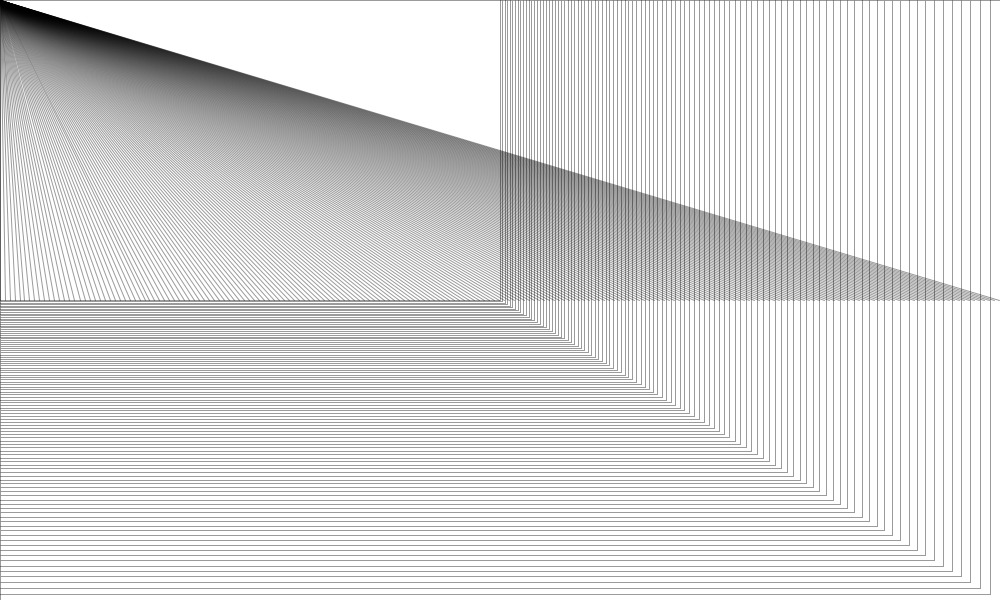
Frame 1 (no input)
Frame 60 (the mouse pressed at the canvas centre just before this capture): identical to frame 1, image omitted
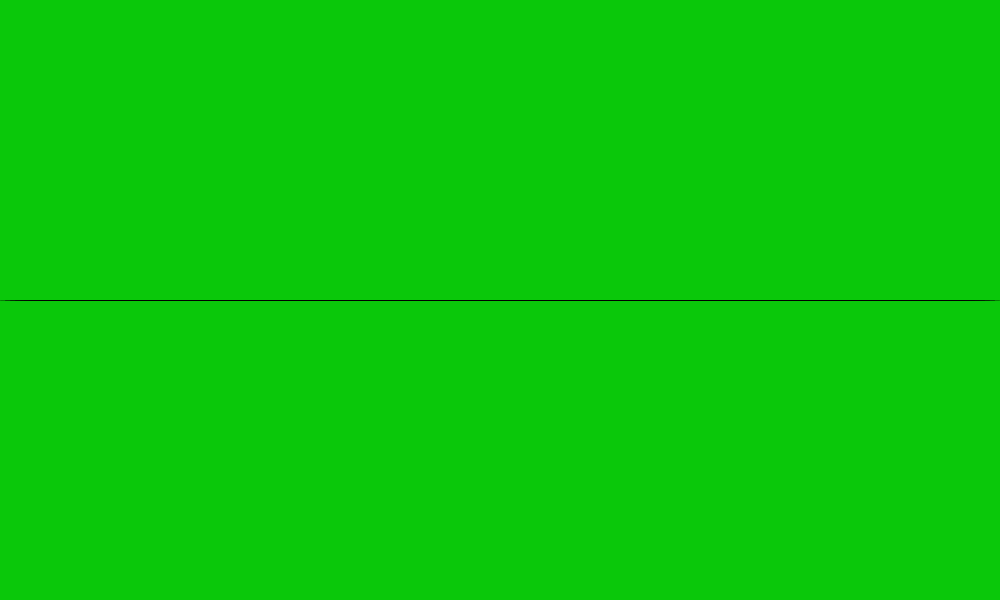
Frame 120 (the mouse held since frame 60 and released just before this capture)

The Processing sketch that drew these frames (run headless with seeded random() and noise(); from frame 60 on, the mouse is pressed at the canvas centre):

// Processing sketch: sketch_200324a_graphicShift
// ── sketch_200324a_graphicShift.pde


void setup() {
  size(1000, 600);
}

void draw() {

   background(10, 200, 10);

      if(mouseY < height/4) { //first quarter
        fill(255);
    background(150, 100, 0);
      for (float i = 0; i < 2; i += 0.01) {
    float rectX = mouseX;
    float rectY = mouseY;
    //rotate(frameCount * 0.0001);
    stroke(0, 100);
    rect(rectX, rectY, width/ i, height/i);
      }
  }

  for (float i = 0; i < 2; i += 0.01) { //second quarter
    float rectX = mouseX;
    float rectY = mouseY;
    //rotate(frameCount * 0.0001);
    stroke(0, 100);
    line(rectX, rectY, width/2 * i, height/2);
    
  }
  
      if(mouseY > height/2 && mouseY < height - height/4) { //third quarter
    background(10, 10, 100);
      for (float i = 0; i < 2; i += 0.01) {
    float rectX = mouseX;
    float rectY = mouseY;
    stroke(255, 100);
    line(rectX, rectY * sin(rectX/i), width/2 * i, height/2);
      }
  }   
  
  
      if(mouseY > height - height/4) { //fourth quarter
    background(200, 10, 10);
      for (float i = 0; i < 2; i += 0.01) {
        fill(100,0,0);
    ellipse(mouseX, mouseY * sin(i) * 100, frameCount/i, frameCount/i);
      }
  }   
  
}
